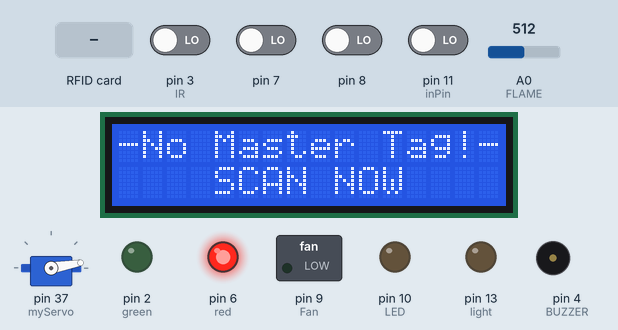
This sketch was run on a simulated Arduino Mega 2560, built with avr-gcc and run on an emulated ATmega2560. Shown: 16×2 character LCD, servo, switched loads named in the sketch (green lamp = pin HIGH), output pins drawn as LEDs (lit = HIGH), buzzer (waves = sounding). The inputs (shaded band) are chosen by the test bench; at power-on: pin 3 (IR), pin 7, pin 8, pin 11 (inPin) LOW, A0 (FLAME) = 512. The local clock reads 2024-03-15 10:24:30 at power-on unless the sketch sets it; pins used as bus, display or sensor lines are not drawn.

Above: at 0.9 s.
1.0 s: RFID card 5E 7A 19 C4 held to the reader
At 2.0 s:
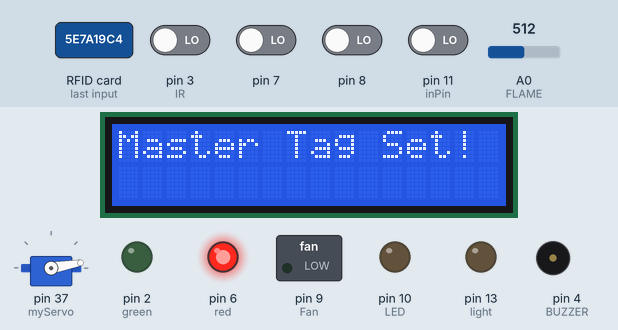
At 3.5 s:
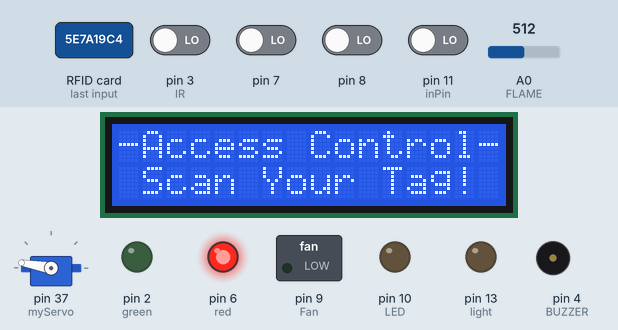
4.0 s: pin 3 (IR) driven HIGH and pin 11 (inPin) driven HIGH
7.0 s: A0 (FLAME) set to 208
9.0 s: A0 (FLAME) set to 193
At 9.4 s:
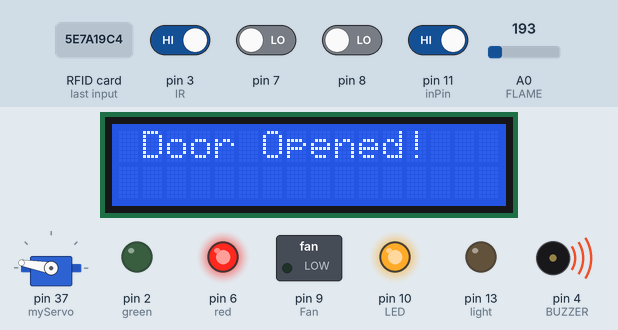
Timing chart, 0 to 13.0 s (numbered marks = the images above; inputs shaded):
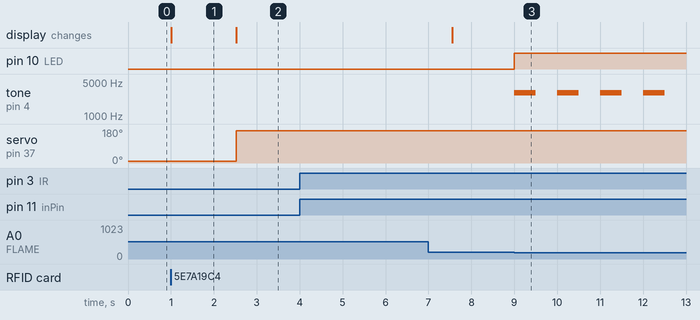

The sketch:

Smart_Room_Based_on_Arduino.ino
```cpp
#include <SPI.h>
#include <MFRC522.h>
#include <LiquidCrystal.h>
#include <Servo.h>
#include <DS3231.h>
#define IR 3
#define RST_PIN   5
#define SS_PIN    53
#define Fan 9
#define light 13

byte readCard[4];
String myTags[100] = {};
int tagsCount = 0;
String tagID = "";
boolean successRead = false;
boolean correctTag = false;
int proximitySensor;
boolean doorOpened = false;
int detection = HIGH;
int LED=10;
int FLAME= A0;
int BUZZER=4;
int threshold=200;
int firevalue=0;
int num = 0;
int inPin = 11;
int btnVal = 0;
int red=6;
int green=2;

DS3231 rtc(SDA, SCL);
MFRC522 mfrc522(SS_PIN, RST_PIN);
LiquidCrystal lcd(40,38,42,44,46,48);
Servo myServo;

void setup() {
  Serial.begin(9600);
  pinMode(light, OUTPUT);
  pinMode(8, INPUT);
  pinMode(7, INPUT);
  pinMode(Fan,OUTPUT);
  digitalWrite(Fan,LOW);
  pinMode(LED,OUTPUT);
  pinMode(FLAME,INPUT);
  pinMode(BUZZER,OUTPUT);
  pinMode(inPin, INPUT);
  pinMode(green,OUTPUT);
  pinMode(red,OUTPUT);
  digitalWrite(red,HIGH);
  SPI.begin();
  mfrc522.PCD_Init();
  lcd.begin(16, 2);
  myServo.attach(37);
  rtc.begin();
  myServo.write(10);
  lcd.print("-No Master Tag!-");
  lcd.setCursor(0, 1);
  lcd.print("    SCAN NOW");

  while (!successRead) {
    successRead = getID();
    fireDetector();
    if ( successRead == true) {
      myTags[tagsCount] = strdup(tagID.c_str());
      lcd.clear();
      lcd.setCursor(0, 0);
      lcd.print("Master Tag Set!");
      tagsCount++;
    }
  }
  successRead = false;
  printMessage();
}

void loop() {

        alarmBell();
        fireDetector();
        detection = digitalRead(IR);
        btnVal = digitalRead(inPin);

  if(detection == LOW){
    if (btnVal == HIGH) {
             myServo.write(10);
          }else {
             myServo.write(170);
             delay(5000);//used delay to unlock the door for 5 sec until the open the door
             }
      // Look for new cards
    if ( ! mfrc522.PICC_IsNewCardPresent()) {
      return;
    }
    // check if the ID has been readed
    if ( ! mfrc522.PICC_ReadCardSerial()) {
      return;
    }
    tagID = "";

      //Get ID of the tag
    for ( uint8_t i = 0; i < 4; i++) {
      readCard[i] = mfrc522.uid.uidByte[i];
      tagID.concat(String(mfrc522.uid.uidByte[i], HEX));
    }
    tagID.toUpperCase();
    mfrc522.PICC_HaltA();

    correctTag = false;

    if (tagID == myTags[0]) {
      lcd.clear();
      lcd.print("Program mode:");
      lcd.setCursor(0, 1);
      lcd.print("Add/Remove Tag");
      while (!successRead) {
          fireDetector();
          alarmBell();
        successRead = getID();
        if ( successRead == true) {
          for (int i = 0; i < 100; i++) {
            if (tagID == myTags[0]) {
              lcd.clear();
              lcd.setCursor(0, 0);
              lcd.print("You can't remove");
              lcd.setCursor(0, 1);
              lcd.print("Master Tag");
              delay(3000);
              printMessage();
              return;
            }else if (tagID == myTags[i]) {
              myTags[i] = "";
              lcd.clear();
              lcd.setCursor(0, 0);
              lcd.print("  Tag Removed!");
              printMessage();
              return;
            }
          }
          myTags[tagsCount] = strdup(tagID.c_str());
          lcd.clear();
          lcd.setCursor(0, 0);
          lcd.print("   Tag Added!");
          printMessage();
          tagsCount++;
          return;
        }
      }
    }
    successRead = false;
    //check if the tag is registerd or not
    for (int i = 0; i < 100; i++) {
      if (tagID == myTags[i]) {
        lcd.clear();
        lcd.setCursor(0, 0);
        lcd.print(" Access Granted!");
        myServo.write(170);
        delay(2000);
        printMessage();
        correctTag = true;
      }
    }
    if (correctTag == false) {
      lcd.clear();
      lcd.setCursor(0, 0);
      lcd.print(" Access Denied!");
      printMessage();
    }
  }

  else {
    lcd.clear();
    lcd.setCursor(0, 0);
    lcd.print(" Door Opened!");

    while (!doorOpened) {
      CountPll();
      fireDetector();
      alarmBell();
      detection = digitalRead(IR);
      if(detection == LOW){
        doorOpened = true;
        delay(2000);
      }
    }
    doorOpened = false;
    myServo.write(10);
    printMessage();
  }

}

uint8_t getID() {

  if ( ! mfrc522.PICC_IsNewCardPresent()) {
    return 0;
  }
  if ( ! mfrc522.PICC_ReadCardSerial()) {
    return 0;
  }
  tagID = "";
  for ( uint8_t i = 0; i < 4; i++) {
    readCard[i] = mfrc522.uid.uidByte[i];
    tagID.concat(String(mfrc522.uid.uidByte[i], HEX));
  }
  tagID.toUpperCase();
  mfrc522.PICC_HaltA();
  return 1;
}


void CountPll(){

      if (digitalRead(7) == LOW) {
        if (digitalRead(8) == HIGH) {
                 num++;
                 Serial.print(num);
                 Serial.println(" people in room.");
                 delay(1000);
    }
  }else if (digitalRead(8) == LOW) {
          if (digitalRead(7) == HIGH) {
            if ( num == 0 ){
                  Serial.print(num);
                  Serial.println(" people in room.");
                  delay(1000);
            }else{
                  num--;
                  Serial.print(num);
                  Serial.println(" people in room.");
                  delay(1000);
            }
    }
  }
      if ( num == 0){
        analogWrite(Fan,0);
        digitalWrite(light, LOW);
        digitalWrite(green,LOW);
     }else if ( num <= 8 ){
        analogWrite(Fan,100);
        digitalWrite(light,HIGH);
        digitalWrite(red,LOW);
        digitalWrite(green,HIGH);
     }else if ( num <= 15){
        analogWrite(Fan,200);
        digitalWrite(light,HIGH);
        digitalWrite(green,HIGH);
     }else if ( num > 15 ){
        analogWrite(Fan,255);
        digitalWrite(light,HIGH);
        digitalWrite(green,HIGH);
       }
}
void printMessage() {
  delay(1500);
  lcd.clear();
  lcd.print("-Access Control-");
  lcd.setCursor(0, 1);
  lcd.print(" Scan Your Tag!");

}
void fireDetector(){

  firevalue=analogRead(FLAME);

  if (firevalue<=threshold) {
        digitalWrite(LED,HIGH);
        analogWrite(Fan,0);
        digitalWrite(light, LOW);
    for(int i =0; i<10;i++){
        tone(BUZZER,3000);
        delay(500);
        noTone(BUZZER);
        delay(500);
    }
  }else{
        digitalWrite(LED,LOW);
        noTone(BUZZER);
       }
  }

void alarmBell(){
    String timeNow=rtc.getTimeStr();
        if ( timeNow.substring(3,5) == "00" || timeNow.substring(3,5) == "50"){
          if (timeNow.substring(6,8) == "00" ){
              for(int i =0; i<10;i++){
              tone(BUZZER,3000);
              delay(500);
              noTone(BUZZER);
              delay(500);
        }
    }
  }
   }
```

Measured:
- the behaviour switches between 201 and 200 on A0 (FLAME) (found by bisection; images 2 and 3)
- after the input at 1.0 s, servo on pin 37 (myServo): 10° → 170° after 1.5 s; the display: changes at once (image 1)
- after the input at 4.0 s, every drawn part: stays the same
- after the input at 9.0 s, pin 10 (LED): LOW → HIGH at once; tone on pin 4 (BUZZER): alternates 3000 Hz for 0.50 s and silent for 0.50 s, starting at once
- what the display in image 1 shows lasts 1.5 s, from 1.0 s to 2.5 s
